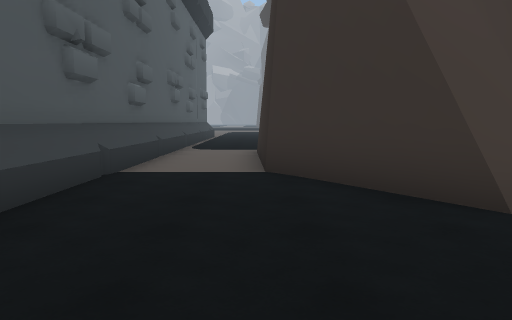
View 1 (above)

21 first-person views from a walk through a 3-D level made in the Unity game engine. The camera is 1.5 m above the floor, tilts 6° down and sees 70° across. The floor is counted in squares, 2 m on a side. Each view is taken from the middle of a square. On the plan, view 1 faces up. The plan holds only what a view shows up to about 11 squares ahead; the rest is blank. The place goes on beyond the plan. The player character is not drawn.

View 2
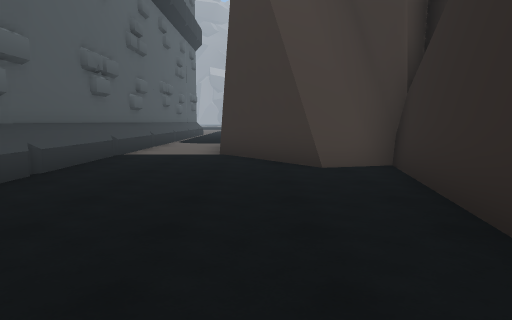

View 3
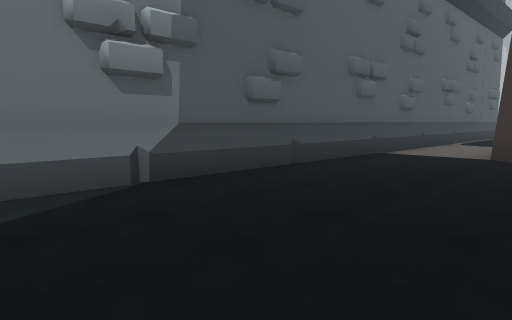

View 4
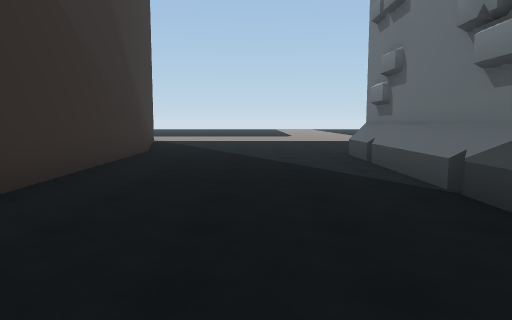

View 5
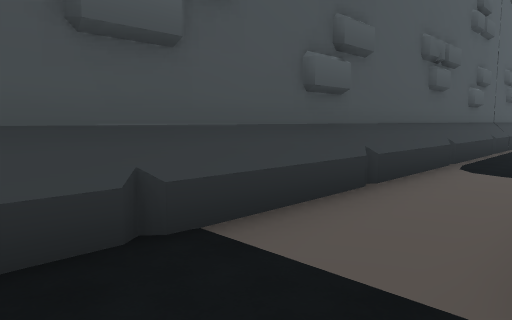

View 6
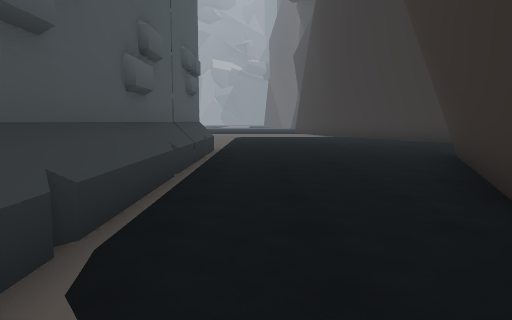

View 7
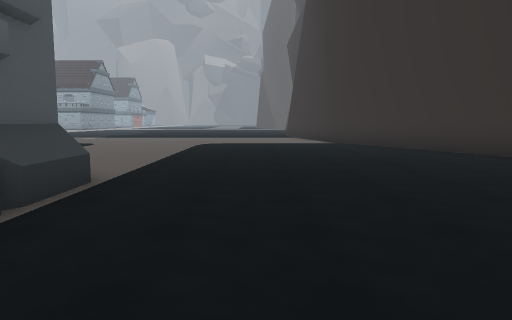

View 8
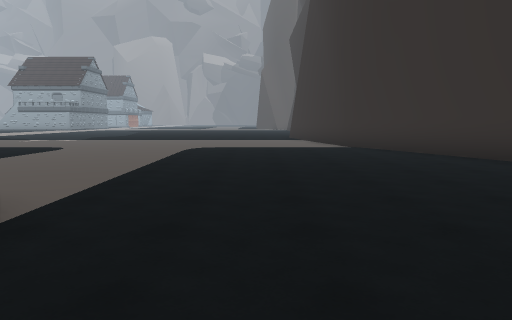

View 9
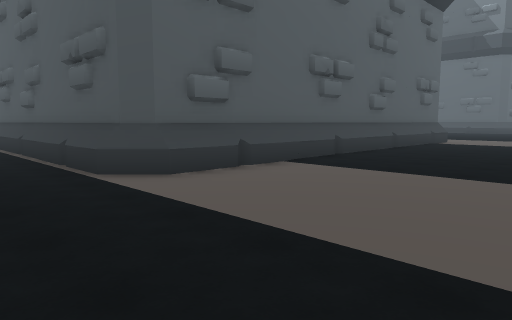

View 10
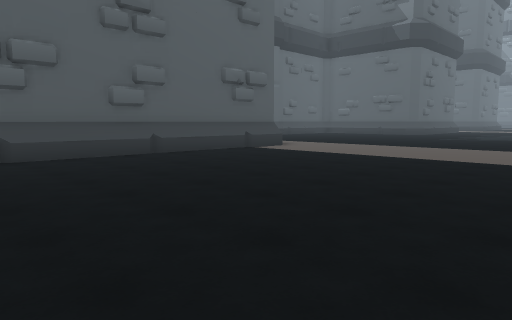

View 11
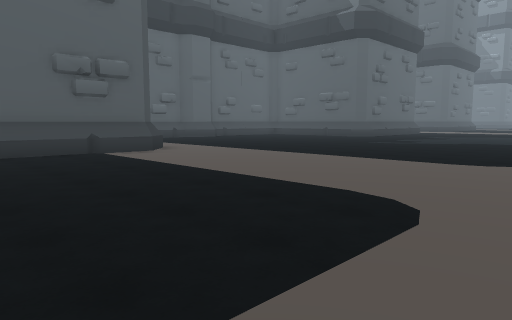

View 12
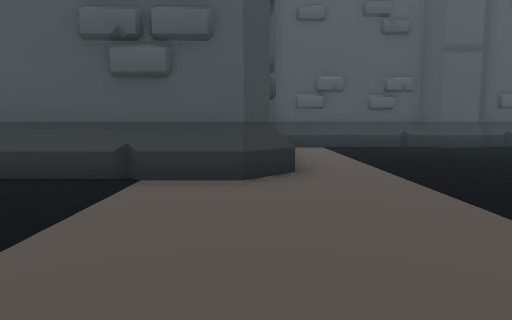

View 13
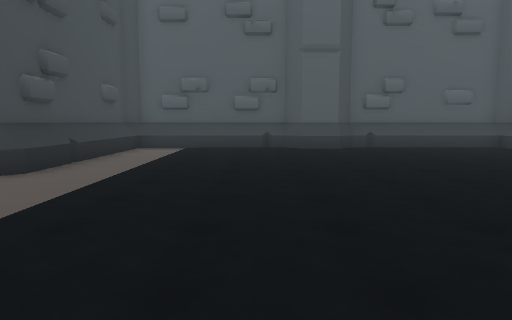

View 14
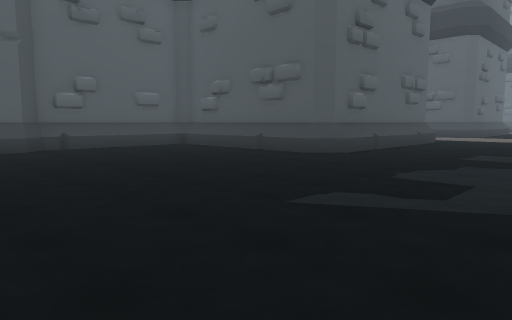

View 15
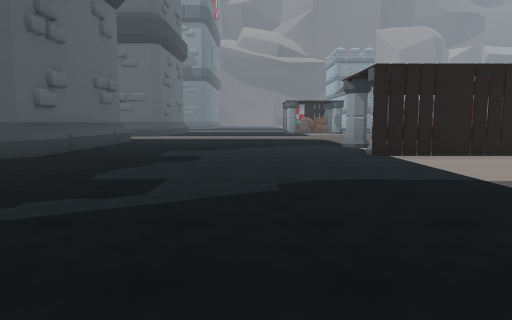

View 16
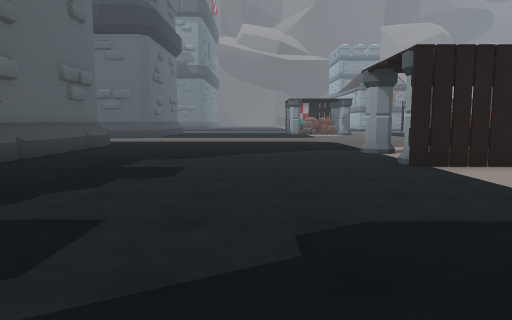

View 17
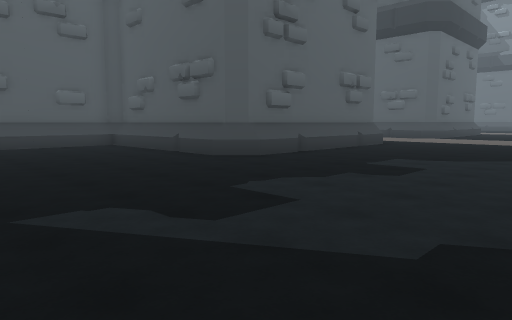

View 18
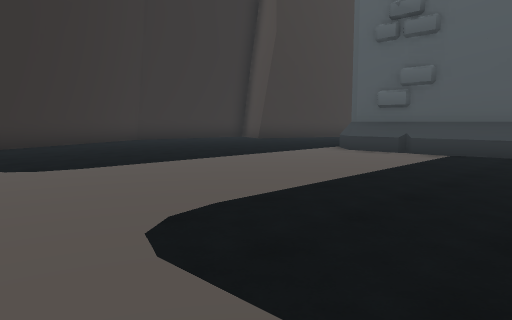

View 19
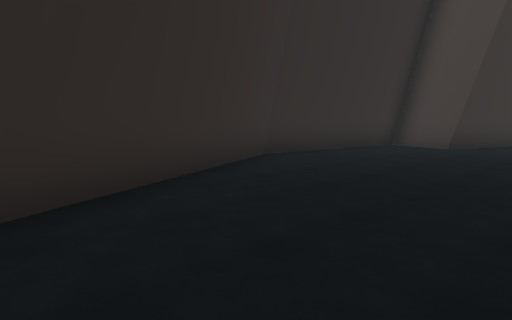

View 20
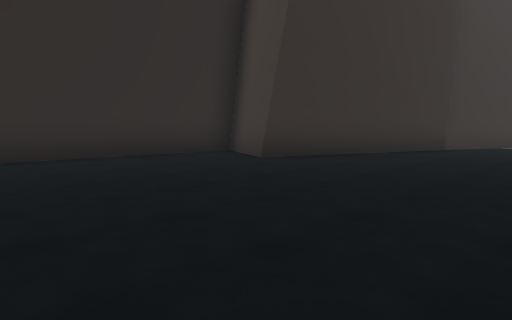

View 21
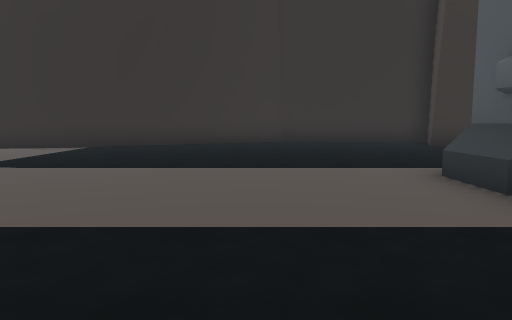

### Floor plan
Points are (right, up) in squares from view 1. A wall is a line through its corners. A room is listed if a view was taken in it or the views show most of it. See-through windows are left out.
Room 1 (views 1, 2, 3, 4, 5)
walls: (2, 3.1) (0.2, 5.6); (2.8, -0.7) (3.5, 3.5); (3.5, 3.7) (1.8, 3.2); (-2.5, 5.4) (-2.5, -3.5); (2.8, -3.5) (2.7, -0.7)
low walls: (-2.1, 2.1) (-2.1, -0.8); (-2.1, -0.9) (-2.1, -3.5); (3.5, 3.5) (2, 3.1); (-2.1, 5) (-2.1, 2.2)
ways out: opening at (-1, 6) to room 2
Room 2 (views 6, 7, 8, 9, 10, 11, 12, 13, 14, 15, 16, 17, 18, 19, 20, 21)
walls: (-15.6, 18.6) (-14.8, 19.4); (-20.5, 13.6) (-19.9, 13) (-15.6, 13) (-15.2, 13.4) (-15.2, 18.6) (-14.9, 19) (-2.8, 19) (-2.5, 18.6) (-2.5, 5.4); (-21.4, 13.8) (-20.3, 13.8); (-2.9, 19.4) (-2.1, 18.6); (-21.6, 13.4) (-21.2, 13.7); (-26.9, 19.4) (-26.1, 18.6); (-27.1, 28.5) (-27.1, 26.5); (-26.4, 13.4) (-26.1, 13) (-21.8, 13) (-21.5, 13.4) (-20.1, 13.4) (-19.8, 13.2); (3, 26.6) (2.6, 28.6); (1.2, 11.9) (1.4, 13); (-32.1, 19) (-26.8, 19) (-26.5, 18.6) (-26.5, 14.8); (0.2, 9.2) (1.3, 11.7) (1.1, 12.4) (3, 16.7) (4.9, 15.9) (5.4, 20.2); (5.5, 21.1) (2.8, 27) (2.8, 28); (0.2, 5.6) (0.1, 9.1)
low walls: (-14.8, 19.4) (-13.4, 19.4); (-13.2, 19.4) (-10.5, 19.4); (-10.2, 19.4) (-7.5, 19.4); (-15.6, 17.2) (-15.6, 18.6); (-7.2, 19.4) (-4.5, 19.4); (-19.2, 13.4) (-15.6, 13.4) (-15.6, 17); (-4.2, 19.4) (-2.9, 19.4); (-20.3, 13.8) (-19.9, 13.4); (-22.2, 13.4) (-21.6, 13.4); (-2.1, 18.6) (-2.1, 17.2); (-26.1, 18.6) (-26.1, 17.1); (-2.1, 17) (-2.1, 14.2); (-26.1, 17) (-26.1, 14.5); (-2.1, 14) (-2.1, 11.2); (-28.2, 19.4) (-26.9, 19.4); (-26.1, 13.9) (-26.1, 13.4) (-22.4, 13.4); (-2.1, 11) (-2.1, 8.2); (-31.1, 19.4) (-28.5, 19.4); (-32, 19.4) (-31.4, 19.4); (-2.1, 8) (-2.1, 5.2)
ways out: opening at (-1, 6) to room 1
objects: pillar (-30, 27); pillar (-28, 27); other object (-28, 28)

Where each view was taken, in squares from view 1:
view 1: 0 up, 0 right, facing up
view 2: 3 down, 1 right, facing up
view 3: 3 down, 2 right, facing up-left
view 4: 3 up, 0 right, facing down
view 5: 4 up, 0 right, facing up-left
view 6: 9 up, 1 left, facing up
view 7: 14 up, 0 right, facing up
view 8: 16 up, 0 right, facing up
view 9: 24 up, 0 right, facing down-left
view 10: 27 up, 6 left, facing down-left
view 11: 28 up, 10 left, facing down-left
view 12: 24 up, 15 left, facing down
view 13: 24 up, 19 left, facing down
view 14: 24 up, 19 left, facing down-left
view 15: 24 up, 19 left, facing left
view 16: 24 up, 21 left, facing left
view 17: 25 up, 21 left, facing down-left
view 18: 28 up, 8 left, facing down-right
view 19: 27 up, 0 right, facing down-right
view 20: 22 up, 2 left, facing down-right
view 21: 22 up, 8 left, facing right
